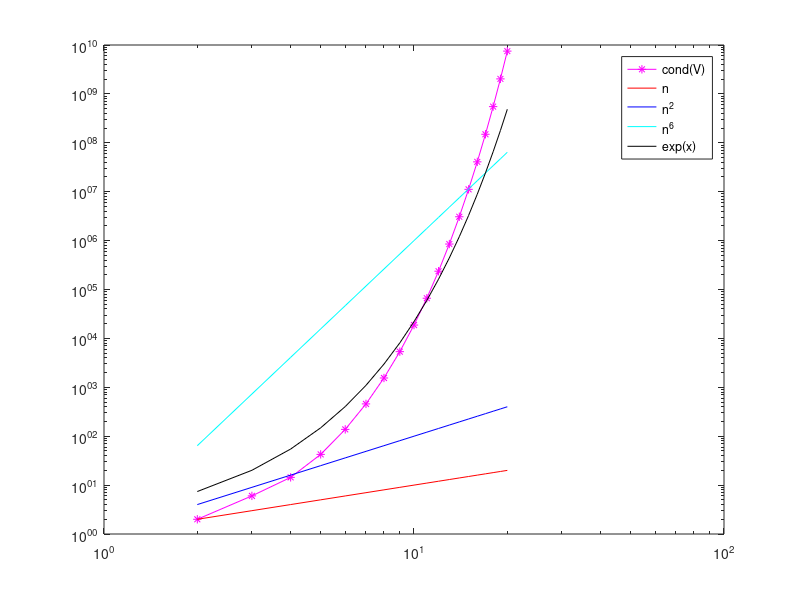

Write the MATLAB code that produced this figure.
i = 1;
for n =2:20
    x = linspace(-2, 2, n);
    V = vander(x);
    V=V(:, end:-1:1);
    condiz(i)=cond(V);
    i=i+1;
end
punti = 2:n;
loglog(punti, condiz,'-m*')
hold on
loglog(punti, punti, 'r', punti, punti.^2, 'b', punti, punti.^6,'c', punti, exp(punti),'k')
legend('cond(V)', 'n', 'n^2','n^6','exp(x)')